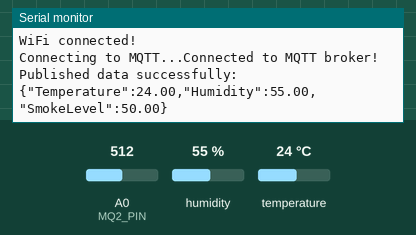
A sketch run on a simulated Arduino MKR. On the bench: the last lines printed to the serial monitor. The inputs (shaded band) are chosen by the test bench; at power-on: humidity 55 %, A0 (MQ2_PIN) = 512, temperature 24 °C. WiFi joins after 1.5 s; servers stay silent unless stated; no MQTT or app messages arrive unless stated.

Above: at 2.7 s.
2.8 s: humidity set to 22 %
At 7.8 s:
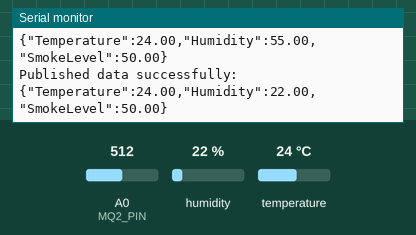
8.8 s: A0 (MQ2_PIN) set to 716
At 13.0 s:
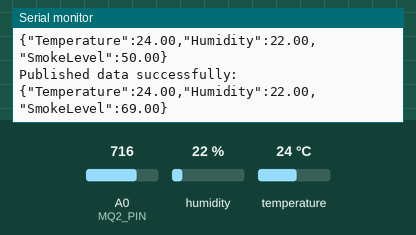
14.8 s: temperature set to 12 °C
At 17.1 s:
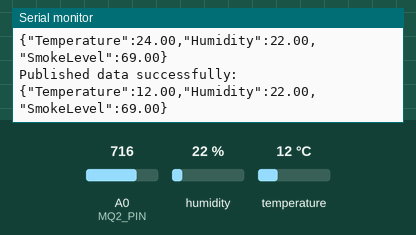
20.8 s: A0 (MQ2_PIN) set to 900
At 22.3 s:
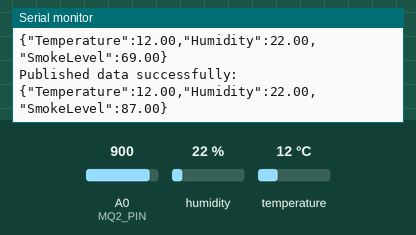
26.8 s: humidity set to 40 %
At 32.8 s:
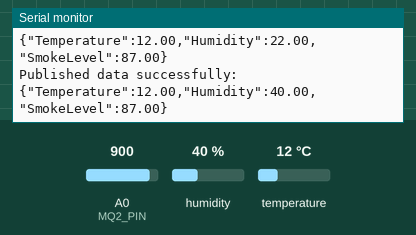
Timing chart, 0 to 33.8 s (numbered marks = the images above; inputs shaded):
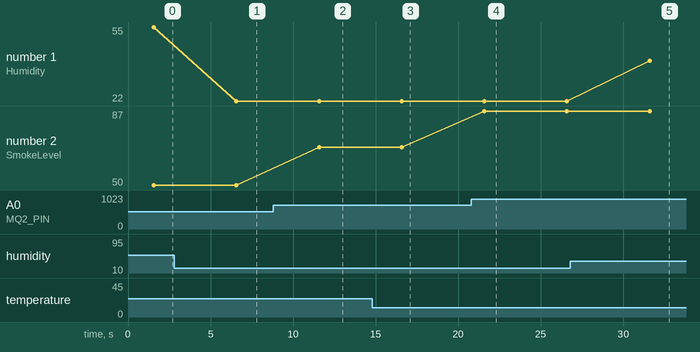

Measured:
- after the input at 2.8 s, the serial monitor: prints a new line after 3.8 s (image 1)
- after the input at 8.8 s, the serial monitor: prints a new line after 2.8 s (image 2)
- after the input at 14.8 s, the serial monitor: prints a new line after 1.8 s (image 3)
- after the input at 20.8 s, the serial monitor: prints a new line after 0.78 s (image 4)
- after the input at 26.8 s, the serial monitor: prints a new line after 4.8 s (image 5)
- plotted number 1: 55 → 22 after the input at 2.8 s, 22 → 40 after the input at 26.8 s
- plotted number 2: 50 → 69 after the input at 8.8 s, 69 → 87 after the input at 20.8 s

The sketch:

nano.ino
```cpp
#include <WiFiNINA.h>
#include <PubSubClient.h>
#include <DHT.h>

#define DHT_PIN 2
#define DHT_TYPE DHT22
#define MQ2_PIN A0

DHT dhtSensor(DHT_PIN, DHT_TYPE);

const char* WIFI_SSID = "12345678";           // WiFi SSID
const char* WIFI_PASSWORD = "12345678";    // WiFi password
const char* MQTT_BROKER = "broker.hivemq.com"; // MQTT broker
const char* MQTT_TOPIC = "Home/SensorData"; // MQTT topic for sensor data

WiFiClient wifiClient;
PubSubClient mqttClient(wifiClient);

void connectToWiFi() {
  Serial.print("Connecting to WiFi...");
  WiFi.begin(WIFI_SSID, WIFI_PASSWORD);
  while (WiFi.status() != WL_CONNECTED) {
    delay(1000);
    Serial.print(".");
  }
  Serial.println("\nWiFi connected!");
}

void connectToMQTT() {
  while (!mqttClient.connected()) {
    Serial.print("Connecting to MQTT...");
    if (mqttClient.connect("NanoClient")) { // Unique client ID
      Serial.println("Connected to MQTT broker!");
    } else {
      Serial.print("Failed. Error code: ");
      Serial.println(mqttClient.state());
      delay(3000);
    }
  }
}

void setup() {
  Serial.begin(9600);
  dhtSensor.begin();

  connectToWiFi();

  mqttClient.setServer(MQTT_BROKER, 1883);
  connectToMQTT();
}

void loop() {
  mqttClient.loop();

  // Reading temperature and humidity from DHT22 sensor
  float temp = dhtSensor.readTemperature();
  float hum = dhtSensor.readHumidity();

  // Reading smoke level from MQ2 sensor
  int mq2Reading = analogRead(MQ2_PIN);
  float smokeLevel = map(mq2Reading, 0, 1023, 0, 100); // Scale to percentage

  // Check for valid readings
  if (isnan(temp) || isnan(hum)) {
    Serial.println("Error reading DHT sensor data!");
    return;
  }

  // Construct the sensor data message
  String payload = String("{\"Temperature\":") + temp +
                   ",\"Humidity\":" + hum +
                   ",\"SmokeLevel\":" + smokeLevel + "}";

  // Publish to the MQTT topic
  if (mqttClient.publish(MQTT_TOPIC, payload.c_str())) {
    Serial.println("Published data successfully:");
    Serial.println(payload);
  } else {
    Serial.println("Failed to publish data.");
  }

  delay(5000); // Wait before taking the next reading
}
```
